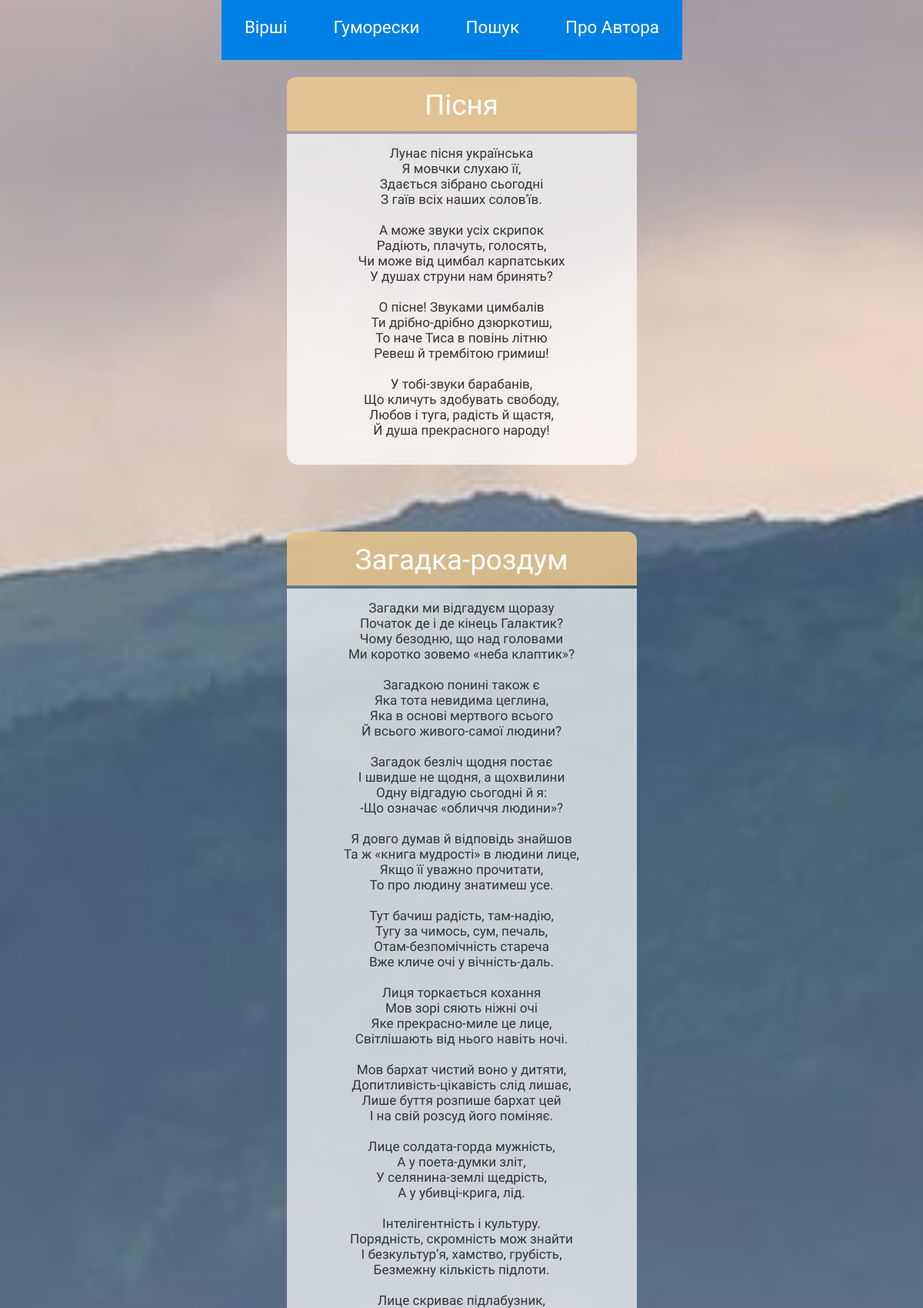
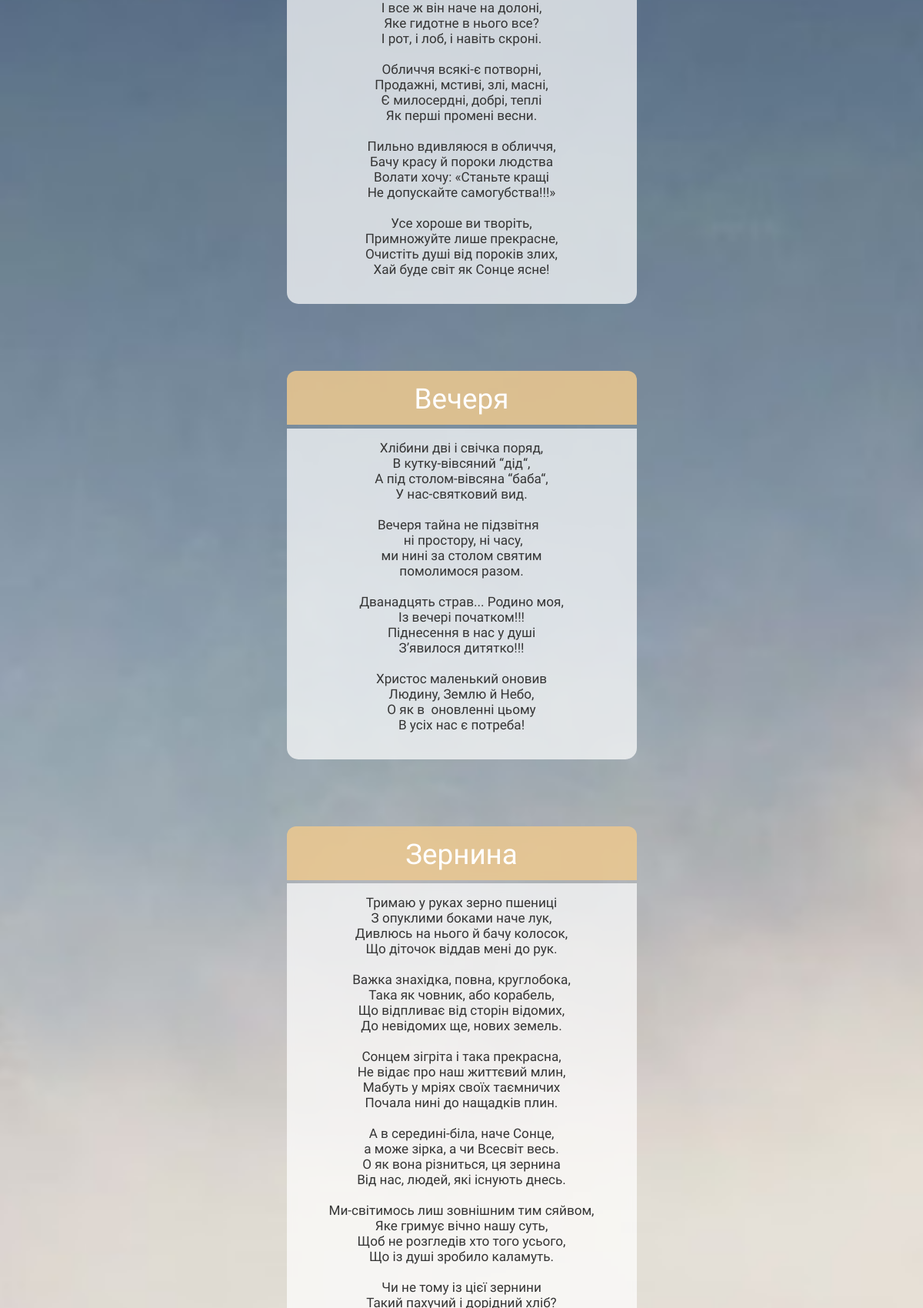
Screenshot of /poems/2 (upper part) with the database file from the repository (2 pictures, top to bottom).
### app/models.py (models this page shows)
class Poem(db.Model):
    id = db.Column(db.Integer, primary_key=True)
    title = db.Column(db.String(20), unique=True)
    text = db.Column(db.String(1028), unique=True)

### app/routes.py (the view)
@app.route('/poems/<int:page_num>')
def poems(page_num):
    poems = Poem.query.paginate(per_page=5, page=page_num, error_out=True)
    return render_template('poems.html', title='Вірші',  poems=poems)

### app/templates/poems.html (shortened to what this page needs)
{% extends "base.html" %}
{% block app_content %}
    {% for poem in poems.items %}
        {% include "_poem.html" %}
    {% endfor %}
{% endblock %}

### app/templates/base.html (shortened to what this page needs)
<html>
    <head>
        <link rel="stylesheet" href="{{ url_for('static', filename='styles.css') }}"/>
    </head>
    <body>
        <div id="navbar-container">
            <div class="navbar">
                <div class="link-div">
                    <nav>
                        <ul class="nav-links">
                            <li><a href="{{ url_for('poems', page_num=1) }}">Вірші</a></li>
                            <li><a href="{{ url_for('humoresques', hum_page_num=1) }}">Гуморески</a></li>
                            <li><a href="{{ url_for('search') }}">Пошук</a></li>
                            <li><a href="{{ url_for('about') }}">Про<span style="opacity: 0;">і</span>Автора</a></li>
                        </ul>
                    </nav>
                </div>
            </div>
        </div>
        <div id="page_container">
            {% block content %}
            <div class="container-fluid" style="margin-top: 100px;">
                {% block app_content %}{% endblock %}
            </div>
            {% endblock %}
        </div>
    </body>
</html>

### app/templates/_poem.html
{% extends "base.html" %}
{% block app_content %}
    <div id="poem-container">
        <div id="title">{{poem.title}}</div>
        <pre><div id="text">{{poem.text}}</div></pre>
    </div>
{% endblock %}

### app/static/styles.css (style rules this page uses)
#poem-container { width: 600px; color: white; margin-left: 50%; margin-top: -5.7rem; margin-bottom: 75px; border-radius: 15px; }
#title { width: 100%; height: 40px; background-color: rgba(237, 200, 143, 0.85); backdrop-filter: blur(5px); background-size: cover; font-size: 2.3rem; font-family: Alice; color: white; text-align: center; padding-top: 15px; padding-bottom: 15px; border-radius: 12px 12px 0 0; }
#text { background-color: rgba(255, 255, 255, 0.7); backdrop-filter: blur(5px); width: 100%; font-family: Alice; font-size: 1.34rem; color: #353535; text-align: center; margin-top: -23px; margin-bottom: -13px; padding-top: 15px; padding-bottom: 35px; border-radius:0 0 15px 15px; }
#navbar-container { position: absolute; top: 0; height: 100px; width: 90%; }
a { text-decoration: none; color: white; }
body { background: url('/static/day-mnt.jpg') no-repeat center center fixed; -webkit-background-size: cover; -moz-background-size: cover; -o-background-size: cover; background-size: cover; font-family: Alice; font-size: 1.7rem; }
.navbar { position: fixed; display: flex; justify-content: space-between; align-items: center; font-size: 1.4rem; margin-bottom: 100px; }
.nav-links { left: 41%; display: inline-flex; list-style: none; }
.nav-links a { width: 50px; text-align: center; padding: 30px; background: rgb(0, 128, 228); transition: 0.3s ease-out; }
html, body { width: 100%; height: 100%; margin: 0; padding: 0; overflow-x: hidden; }
@media screen and (max-width: 1430px) { .nav-links { position: fixed; z-index: 10; left: 50%; margin-left: -15.72em; } }
@media screen and (max-width: 1430px) { #poem-container { width:455px; margin-top: 150px; margin-bottom: -80px; margin: 0 auto; text-align: center; position: float; } }
@media screen and (max-width: 1430px) { #text { width: 455px; font-size: 1.07rem; } }
@media screen and (max-width: 1430px) { html, body { width: 100%; height: 100%; margin: 0; padding: 0; overflow-x: hidden; } }

### rows the page displays
Poem: title "Пісня", text "Лунає пісня українська Я мовчки слухаю її, Здається зібрано сьогодні З гаїв всіх наших солов'їв. А може звуки усіх скрипок Радіють, плачуть, голосять, Чи може від цимбал карпатських У душах струни нам бринять? О пісне! Звуками цимбалів Ти дрібно-дрібно дзюркотиш, То наче Тиса в повінь літню Ревеш й трембітою гримиш! У тобі-звуки барабанів, Що кличуть здобувать свободу, Любов і туга, радість й щастя, Й душа прекрасного народу!"
Poem: title "Загадка-роздум", text "Загадки ми відгадуєм щоразу Початок де і де кінець Галактик? Чому безодню, що над головами Ми коротко зовемо «неба клаптик»? Загадкою понині також є Яка тота невидима цеглина, Яка в основі мертвого всього Й всього живого-самої людини? Загадок безліч щодня постає І швидше не щодня, а щохвилини Одну відгадую сьогодні й я: -Що означає «обличчя людини»? Я довго думав й відповідь знайшов Та ж «книга мудрості» в людини лице, Якщо її уважно прочитати, То про людину знатимеш усе. Тут бачиш радість, там-надію, Тугу за чимось, сум, печаль, Отам-безпомічність стареча Вже кличе очі у вічність-даль. Лиця торкається кохання Мов зорі сяють ніжні очі Яке прекрасно-миле це лице, Світлішають від нього навіть…"
Poem: title "Вечеря", text "Хлібини дві і свічка поряд, В кутку-вівсяний “дід“, А під столом-вівсяна “баба“, У нас-святковий вид. Вечеря тайна не підзвітня ні простору, ні часу, ми нині за столом святим помолимося разом. Дванадцять страв... Родино моя, Із вечері початком!!! Піднесення в нас у душі З’явилося дитятко!!! Христос маленький оновив Людину, Землю й Небо, О як в оновленні цьому В усіх нас є потреба!"
Poem: title "Зернина"
